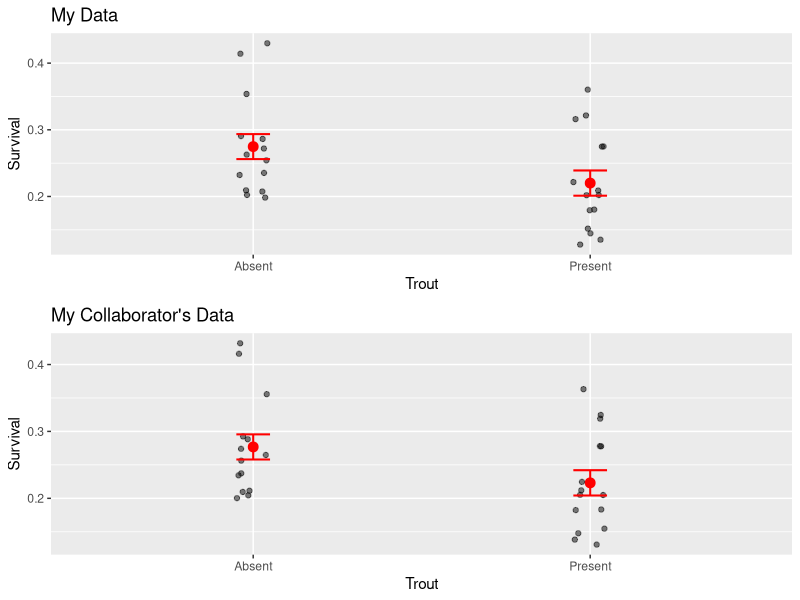

The R script that drew this image:
## ---- chunk 1
# FIXME
library(tidyverse)
library(readxl)
library(cowplot)

library(knitr)
## ---- chunk 2
# FIXME
BT1 <- read_csv("../data/BrookTrout1.csv")
BT2 <- read_csv("../data/BrookTrout2.csv")
## ---- chunk 3
# FIXME
p1 <- ggplot(BT1, aes(x = Trout, y = Proportion_Surviving)) +
  geom_point(position = position_jitter(width = 0.05), alpha = 0.5) +
  stat_summary(fun.y = mean, geom = "point", size = 3, color = "red") + 
  stat_summary(fun.data = mean_se, geom = "errorbar", width = 0.1,
               color = "red", size = 0.7) +
  labs(x = "Trout", y = "Survival", title = "My Data")
p2 <- ggplot(BT2, aes(x = Trout, y = Proportion_Surviving)) +
  geom_point(position = position_jitter(width = 0.05), alpha = 0.5) +
  stat_summary(fun.y = mean, geom = "point", size = 3, color = "red") + 
  stat_summary(fun.data = mean_se, geom = "errorbar", width = 0.1,
               color = "red", size = 0.7) +
  labs(x = "Trout", y = "Survival", title = "My Collaborator's Data")

plot_grid(p1, p2, nrow = 2)
## ---- chunk 4
# FIXME
fm1 <- lm(Proportion_Surviving ~ Trout, BT1)
summary(fm1)
## ---- chunk 5
# FIXME
fm2 <- lm(Proportion_Surviving ~ Trout, BT2)
summary(fm2)
## ---- chunk 6
M <- data_frame(Survival = c("Survived", "Did not survive"),
                `Trout absent` = c(946, 3470),
                `Trout present` = c(919, 3876))
knitr::kable(M)
